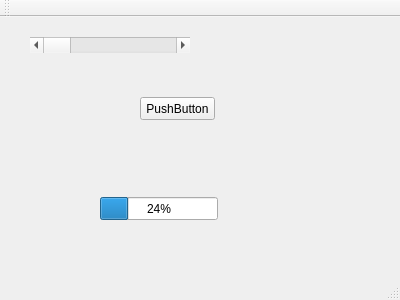
<?xml version="1.0" encoding="UTF-8"?>
<ui version="4.0">
 <class>MainWindow</class>
 <widget class="QMainWindow" name="MainWindow">
  <property name="geometry">
   <rect>
    <x>0</x>
    <y>0</y>
    <width>400</width>
    <height>300</height>
   </rect>
  </property>
  <property name="windowTitle">
   <string>MainWindow</string>
  </property>
  <widget class="QWidget" name="centralWidget">
   <widget class="QPushButton" name="pushButton">
    <property name="geometry">
     <rect>
      <x>140</x>
      <y>80</y>
      <width>75</width>
      <height>23</height>
     </rect>
    </property>
    <property name="text">
     <string>PushButton</string>
    </property>
   </widget>
   <widget class="QProgressBar" name="progressBar">
    <property name="geometry">
     <rect>
      <x>100</x>
      <y>180</y>
      <width>118</width>
      <height>23</height>
     </rect>
    </property>
    <property name="value">
     <number>24</number>
    </property>
   </widget>
   <widget class="QScrollBar" name="horizontalScrollBar">
    <property name="geometry">
     <rect>
      <x>30</x>
      <y>20</y>
      <width>160</width>
      <height>16</height>
     </rect>
    </property>
    <property name="orientation">
     <enum>Qt::Horizontal</enum>
    </property>
   </widget>
  </widget>
  <widget class="QMenuBar" name="menuBar">
   <property name="geometry">
    <rect>
     <x>0</x>
     <y>0</y>
     <width>400</width>
     <height>21</height>
    </rect>
   </property>
  </widget>
  <widget class="QToolBar" name="mainToolBar">
   <attribute name="toolBarArea">
    <enum>TopToolBarArea</enum>
   </attribute>
   <attribute name="toolBarBreak">
    <bool>false</bool>
   </attribute>
  </widget>
  <widget class="QStatusBar" name="statusBar"/>
 </widget>
 <layoutdefault spacing="6" margin="11"/>
 <resources/>
 <connections>
  <connection>
   <sender>pushButton</sender>
   <signal>clicked()</signal>
   <receiver>MainWindow</receiver>
   <slot>close()</slot>
   <hints>
    <hint type="sourcelabel">
     <x>164</x>
     <y>133</y>
    </hint>
    <hint type="destinationlabel">
     <x>225</x>
     <y>196</y>
    </hint>
   </hints>
  </connection>
  <connection>
   <sender>horizontalScrollBar</sender>
   <signal>sliderMoved(int)</signal>
   <receiver>progressBar</receiver>
   <slot>setValue(int)</slot>
   <hints>
    <hint type="sourcelabel">
     <x>78</x>
     <y>60</y>
    </hint>
    <hint type="destinationlabel">
     <x>124</x>
     <y>219</y>
    </hint>
   </hints>
  </connection>
 </connections>
</ui>
